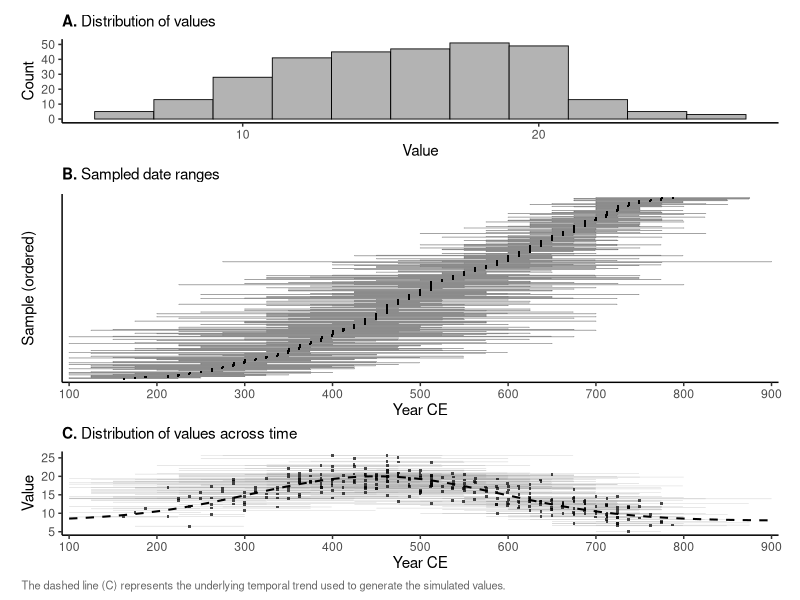

The R source for this figure:
library(here)
library(tidyverse)
library(patchwork)

sim_data     <- read_csv(here("Simulations", "data", "simulated_data.csv"),
                         show_col_types = FALSE)
ground_truth <- read_csv(here("Simulations", "data", "ground_truth.csv"),
                         show_col_types = FALSE)

sim_data <- sim_data %>%
  mutate(Midpoint = (Start_date + End_date) / 2) %>%
  arrange(Midpoint) %>%
  mutate(rank = row_number())

# ── Shared theme ─────────────────────────────────────────────────────────────

theme_panel <- theme_classic(base_size = 11) +
  theme(
    plot.title   = element_text(size = 11, face = "bold", hjust = 0),
    plot.margin  = margin(5, 10, 2, 10),
    axis.title.x = element_blank()
  )

# ── Panel A: Histogram of values ────────────────────────────────────────────

p_hist <- ggplot(sim_data, aes(x = Value)) +
  geom_histogram(binwidth = 2, fill = "grey70", colour = "black",
                 linewidth = 0.3) +
  labs(
    title = expression(bold("A.") ~ "Distribution of values"),
    y = "Count"
  ) +
  theme_panel +
  theme(axis.title.x = element_text())

# ── Panel B: Duration bars sorted by midpoint ───────────────────────────────

sim_data <- sim_data %>%
  mutate(rank_spaced = rank * 1.8)

tick_h <- 0.5

p_dur <- ggplot(sim_data, aes(y = rank_spaced)) +
  geom_segment(aes(x = Start_date, xend = End_date, yend = rank_spaced),
               linewidth = 0.2, colour = "grey40") +
  geom_segment(aes(x = Start_date, xend = Start_date,
                   y = rank_spaced - tick_h, yend = rank_spaced + tick_h),
               linewidth = 0.3, colour = "grey30") +
  geom_segment(aes(x = End_date, xend = End_date,
                   y = rank_spaced - tick_h, yend = rank_spaced + tick_h),
               linewidth = 0.3, colour = "grey30") +
  geom_point(aes(x = Midpoint), shape = 15, size = 0.35, colour = "black") +
  scale_x_continuous(breaks = seq(100, 900, 100), expand = c(0.01, 0)) +
  scale_y_continuous(expand = expansion(mult = 0.02)) +
  labs(
    title = expression(bold("B.") ~ "Sampled date ranges"),
    x = "Year CE",
    y = "Sample (ordered)"
  ) +
  theme_panel +
  theme(
    axis.title.x = element_text(),
    axis.text.y  = element_blank(),
    axis.ticks.y = element_blank()
  )

# ── Panel C: Value on Y axis, date ranges on X ─────────────────────────────

p_val <- ggplot(sim_data, aes(x = Midpoint, y = Value)) +
  geom_linerange(aes(xmin = Start_date, xmax = End_date),
                 linewidth = 0.15, colour = "grey60", alpha = 0.5) +
  geom_point(shape = 15, size = 0.6, colour = "black", alpha = 0.7) +
  geom_line(data = ground_truth, aes(x = Year, y = True_value),
            linewidth = 0.7, colour = "black", linetype = "dashed") +
  scale_x_continuous(breaks = seq(100, 900, 100), expand = c(0.01, 0)) +
  labs(
    title = expression(bold("C.") ~ "Distribution of values across time"),
    x = "Year CE",
    y = "Value"
  ) +
  theme_panel +
  theme(axis.title.x = element_text())

# ── Combine ──────────────────────────────────────────────────────────────────

p <- (p_hist / p_dur / p_val) +
  plot_layout(heights = c(0.8, 1.8, 0.8)) +
  plot_annotation(
    caption = "The dashed line (C) represents the underlying temporal trend used to generate the simulated values.",
    theme = theme(plot.caption = element_text(hjust = 0, size = 8, colour = "grey40"))
  )

out_dir <- here("Simulations", "figures")
ggsave(file.path(out_dir, "exploratory_panel.png"), p,
       width = 6, height = 9, dpi = 300, bg = "white")

cat("Saved to", file.path(out_dir, "exploratory_panel.png"), "\n")
